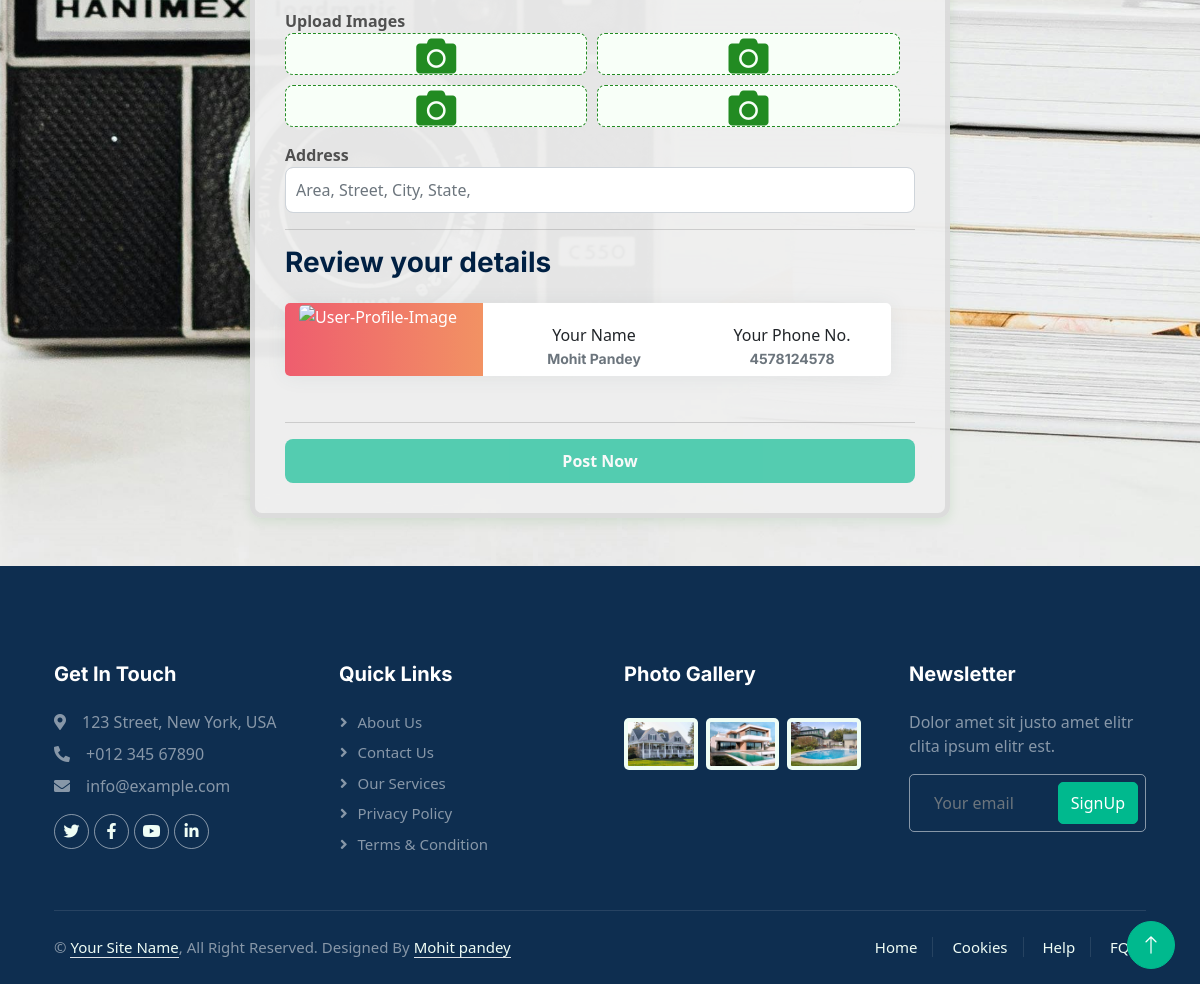
Page /sell-item/ (signed in, lower part) on the earlier database version.
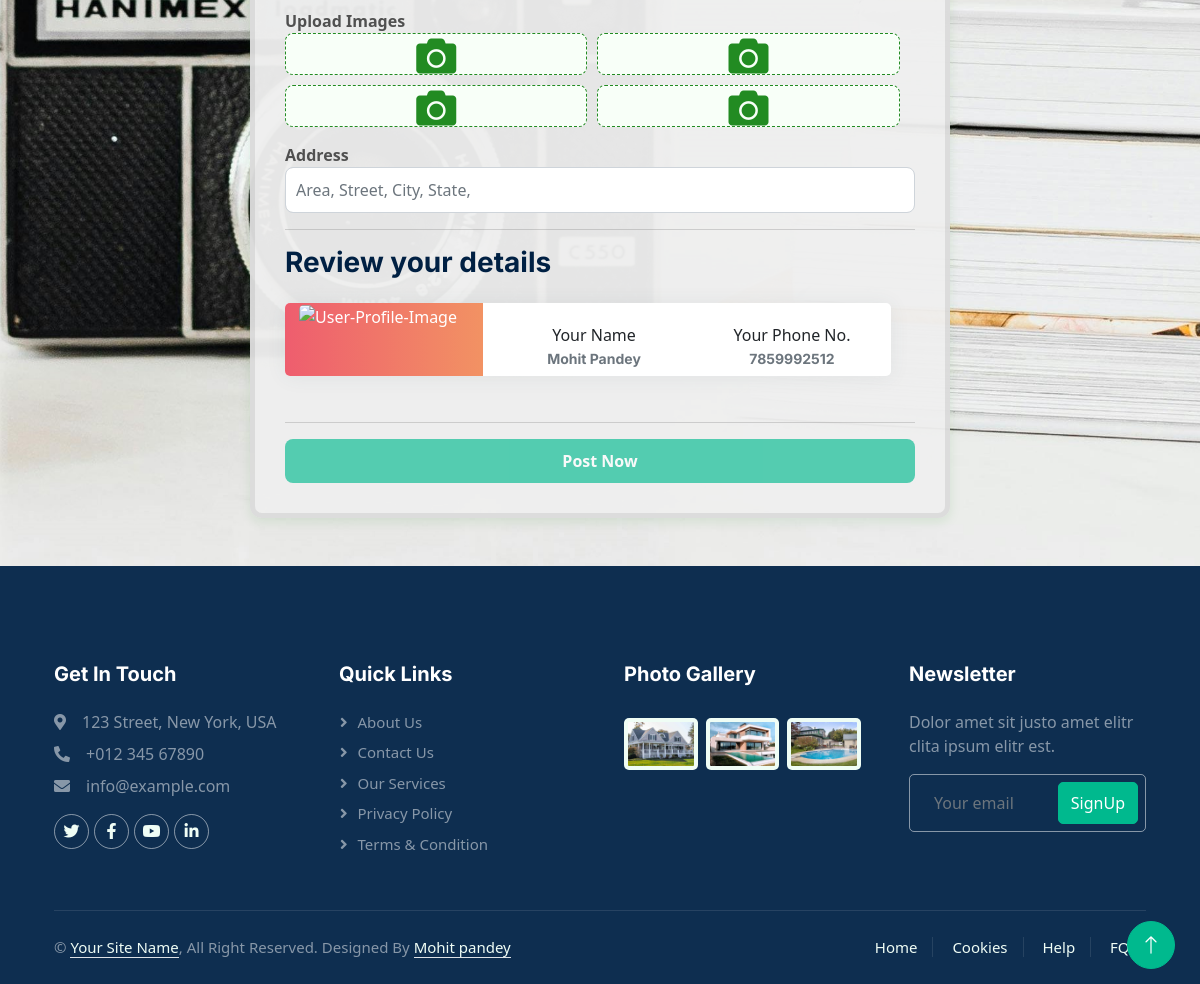
Same page on the later database version.
### home/models.py (models this page shows, shortened)
class CustomUser(AbstractUser):
    phone_number = models.IntegerField(unique=True, blank=True, null=True)
    address = models.TextField(blank=True, null=True)
    profile_picture = models.ImageField(upload_to='user_profiles/', blank=True, null=True)
    email = models.EmailField(default='', max_length=254, null=True, blank=True)
    is_verified = models.BooleanField(default=False)
    created_at = models.DateTimeField(auto_now_add=True)

### home/views.py (the view, shortened to what this page needs)
# urls.py: path('sell-item/', views.sellItem, name="sellitem"),
def sellItem(request):
    auth_response = handle_user_auth(request)
    if auth_response:
        return auth_response  # Redirect if authentication actions occurred
    condition_choices = Product.condition_choices
    category = Category.objects.all()
    context = {'condition_choices': condition_choices, 'categories': category}
    return render(request, 'sellitem.html', context)

### home/templates/sellitem.html (shortened to what this page needs)
{% extends 'base.html' %}
{% load static %}
{% block css %}
  <link rel="stylesheet" href="{% static 'Css/sellitem.css' %}" />
  <link rel="stylesheet" href="{% static 'Css/index.css' %}" />
{% endblock %}
{% block body %}
  <div class="custom-form-container">
    <form id="sellForm" method="post" enctype="multipart/form-data">
      <div class="mb-3">
        <label class="custom-label">Upload Images</label>
        <div class="image-upload-row">
          <div class="image-upload">
            <label for="image1"><i class="fas fa-camera"></i></label>
          </div>
          <div class="image-upload">
            <label for="image2"><i class="fas fa-camera"></i></label>
          </div>
          <div class="image-upload">
            <label for="image3"><i class="fas fa-camera"></i></label>
          </div>
          <div class="image-upload">
            <label for="image4"><i class="fas fa-camera"></i></label>
          </div>
        </div>
      </div>
      <div class="mb-3">
        <label for="location" class="custom-label">Address</label>
        <input type="text" class="form-control custom-input" name="location" id="location" placeholder="Area, Street, City, State," required oninput="checkForm()" />
      </div>
      <hr />
      {% if user.is_authenticated %}
        <h3>Review your details</h3>
        <div class="page-content mt-2 mt-lg-4 page-container" id="page-content">
          <div class="row w-100 d-flex justify-content-center">
            <div class="col-xl-6 w-100 col-md-12">
              <div class="card user-card-full">
                <div class="row">
                  <div class="col-sm-4 bg-c-lite-green user-profile">
                    <div class="card-block text-center text-white">
                      <div class="">
                        <img src="https://img.icons8.com/bubbles/100/000000/user.png" class="img-radius" alt="User-Profile-Image" />
                      </div>
                    </div>
                  </div>
                  <div class="col-sm-8 mt-0 mt-lg-3">
                    <div class="information mt-1 text-center">
                      <div class="col-sm-6">
                        <p class="f-w-700 mb-1">Your Name</p>
                        <h6 class="text-muted f-w-400">{{ user.first_name }} {{ user.last_name }}</h6>
                      </div>
                      <div class="col-sm-6">
                        <p class="f-w-700 mb-1">Your Phone No.</p>
                        <h6 class="text-muted f-w-400">{{ user.phone_number }}</h6>
                      </div>
                    </div>
                  </div>
                </div>
              </div>
            </div>
          </div>
        </div>
        <hr />
        <button type="submit" class="btn btn-primary custom-btn-submit w-100" id="postButton" disabled>Post Now</button>
      {% else %}
        <a data-bs-toggle="collapse" data-bs-target="#navbarCollapse"><button class="btn fs-5 pt-3 custom-btn-submit w-10" data-bs-toggle="modal" data-bs-target="#login"><marquee behavior="scroll" direction="left">Login for post the Ad</marquee></button></a>
      {% endif %}
    </form>
  </div>
{% endblock %}

Differences in the rows shown:
changed CustomUser "Mohit": phone_number "4578124578" → "7859992512"
